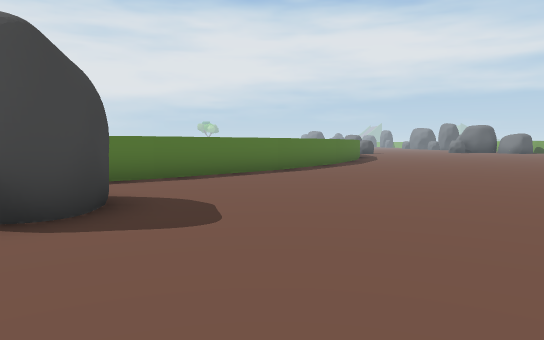
view 1 (above)

18 first-person views from a walk through a 3-D level made in the Unity game engine. The camera is 1.4 m above the floor, tilts 4° down and sees 70° across. The floor is counted in squares, 2 m on a side. Each view is taken from the middle of a square. On the plan, view 1 faces up. The plan holds only what a view shows up to about 11 squares ahead; the rest is blank. The place goes on beyond the plan.

view 2
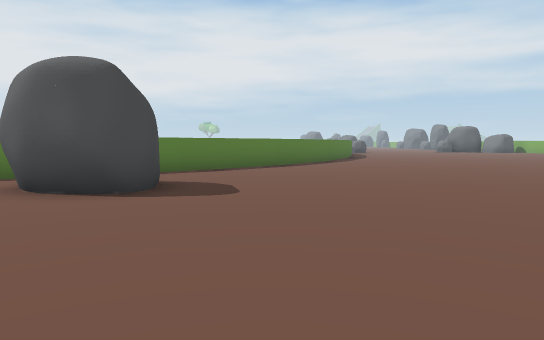

view 3
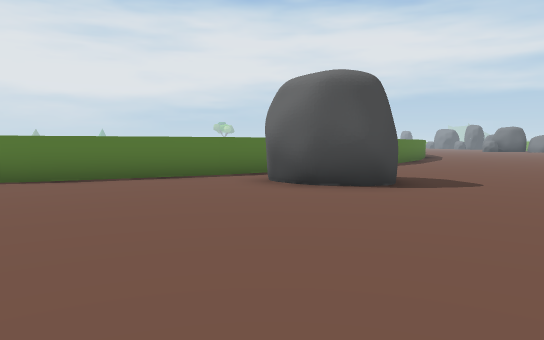

view 4
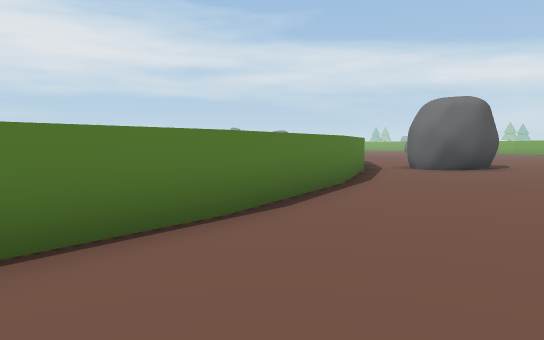

view 5
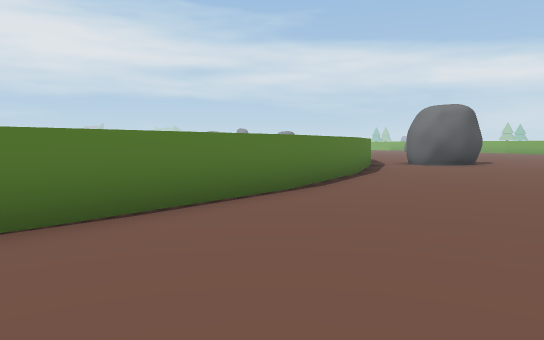

view 6
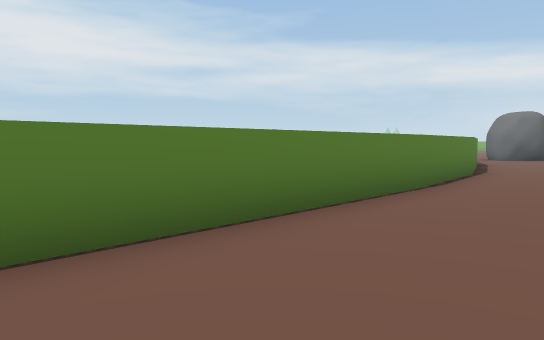

view 7
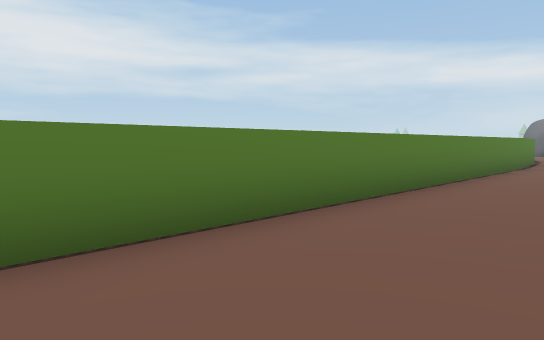

view 8
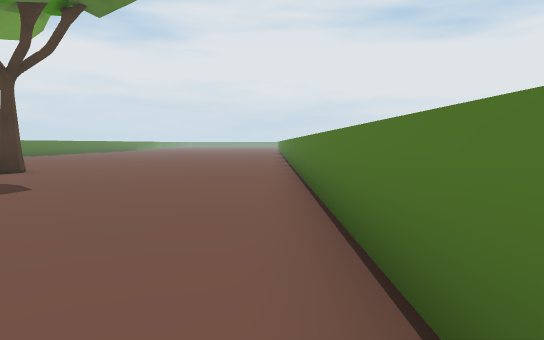

view 9
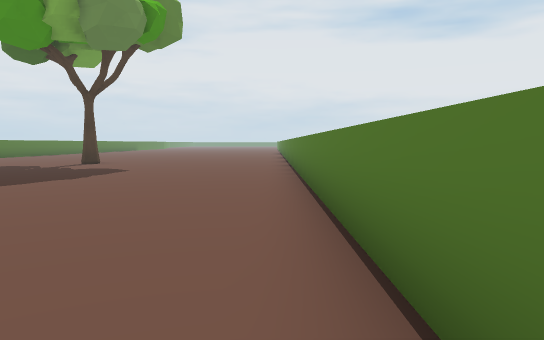

view 10
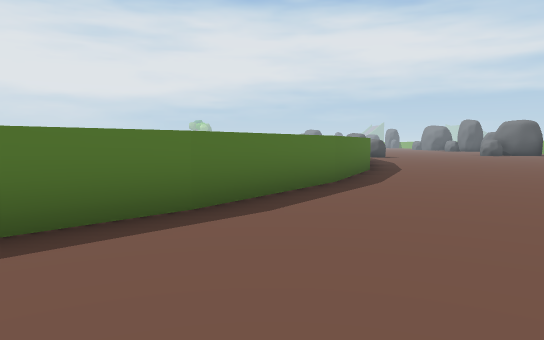

view 11
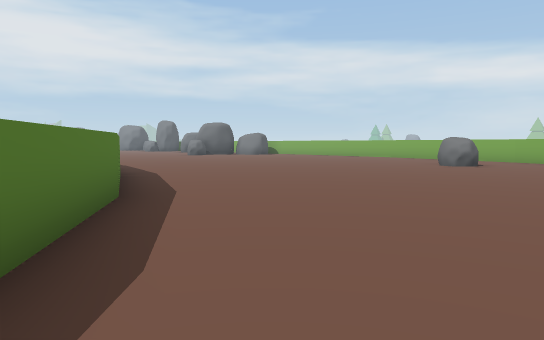

view 12
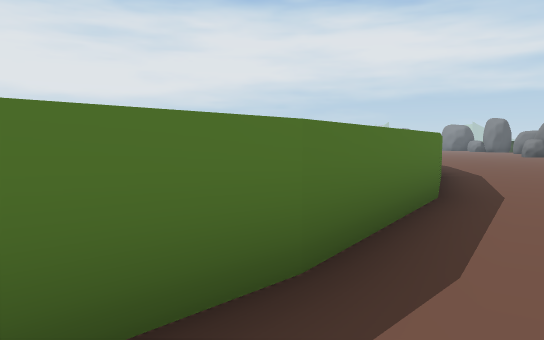

view 13
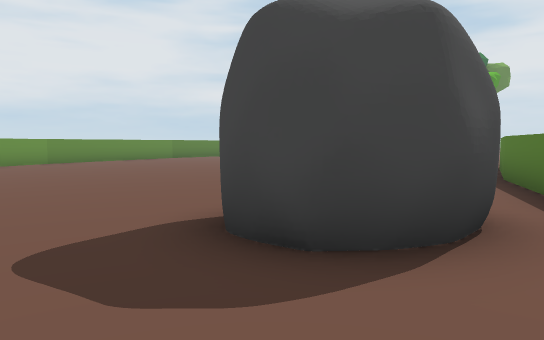

view 14
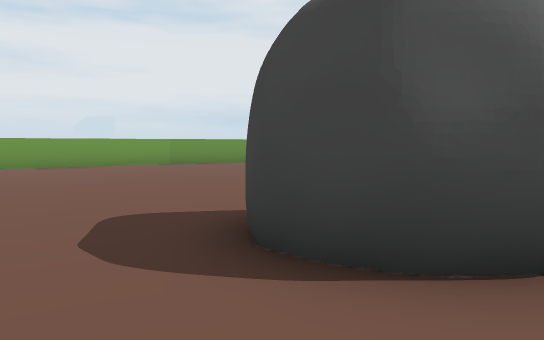

view 15
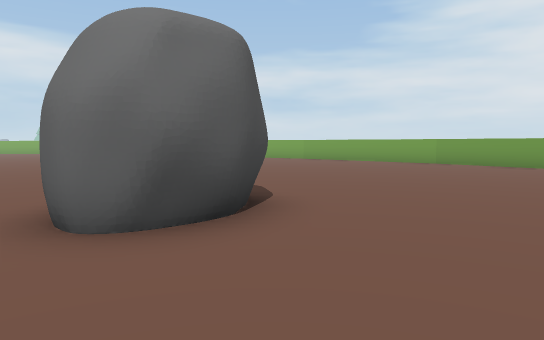

view 16
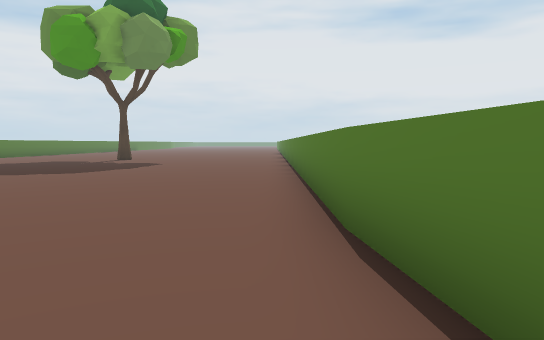

view 17
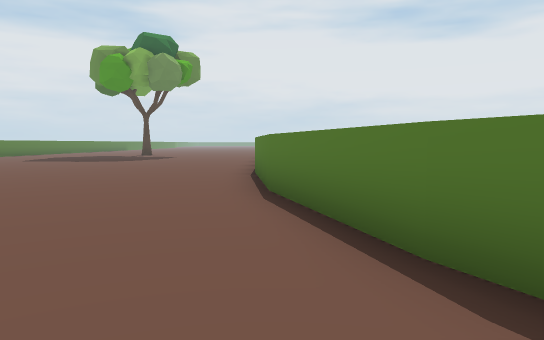

view 18
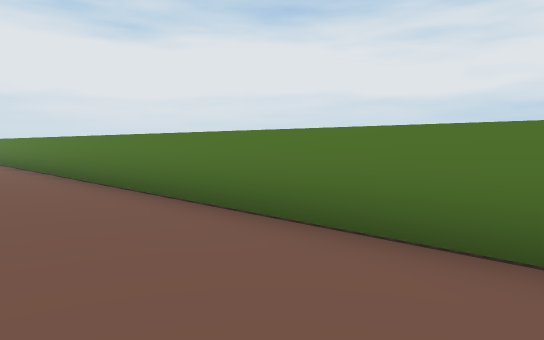

### Floor plan
Points are (right, up) in squares from view 1. A wall is a line through its corners. A room is listed if a view was taken in it or the views show most of it. See-through windows are left out.
Room 1 (views 1, 2, 3, 4, 5, 6, 7, 8, 9, 10, 11, 12, 13, 14, 15, 16, 17, 18)
walls: (-8.2, 3.9) (-11.7, 2.9); (-5.1, 5.5) (-8.3, 3.9); (-11.7, 3) (-15.2, 2.6); (-2.2, 7.5) (-3, 6.9); (-15.1, 2.6) (-29.5, 2.6); (3.5, -4.4) (5.2, -3.2); (0.2, 10.1) (-2.3, 7.5); (2.1, 13) (0.1, 10); (3.6, 16.2) (2.1, 12.9)
ways out: opening at (-4, 5); opening at (-3, 6)
objects: tree (-28, -4); other object (-4, 3) to (-3, 4)

Positions as (right, up) in squares from view 1, and headings:
1: (0, 0), facing up
2: (0, -2), facing up
3: (-4, -3), facing up
4: (-14, 0), facing up-right
5: (-16, -1), facing up-right
6: (-21, 0), facing up-right
7: (-27, 0), facing up-right
8: (-19, 2), facing left
9: (-15, 2), facing left
10: (1, 6), facing up
11: (0, 8), facing up-right
12: (0, 8), facing up
13: (0, 6), facing down-left
14: (-2, 7), facing down
15: (-7, 3), facing right
16: (-12, 2), facing left
17: (-6, 3), facing left
18: (-23, 0), facing up-left
